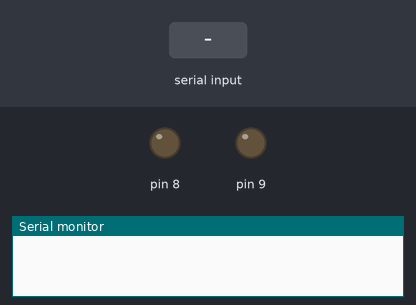
A sketch run on a simulated Arduino Uno, built with avr-gcc and run on an emulated ATmega328P. Parts: output pins drawn as LEDs (lit = HIGH), the last lines printed to the serial monitor. The inputs (shaded band) are chosen by the test bench.

Above: at 0.8 s.
0.9 s: "h" received over Serial
At 2.3 s:
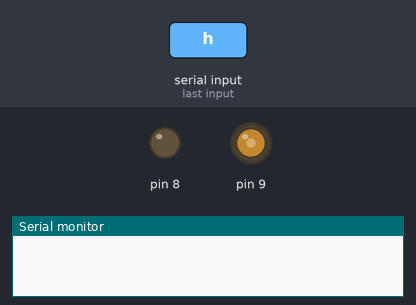
3.9 s: "g" received over Serial
At 5.1 s:
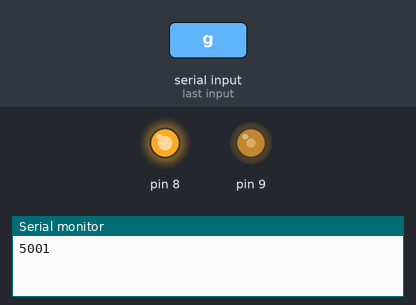
At 6.3 s:
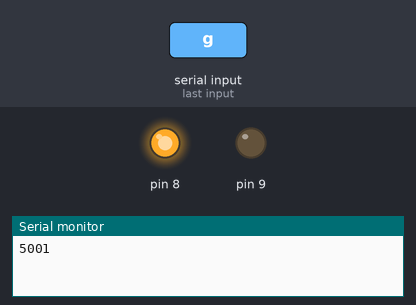
Timing chart, 0 to 7.8 s (numbered marks = the images above; inputs shaded):
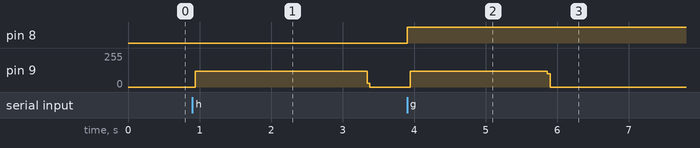

Measured:
- after the input at 0.9 s, pin 9: 0/255 → 119/255 at once, → 0/255 2.4 s later
- after the input at 3.9 s, pin 8: LOW → HIGH at once; pin 9: 0/255 → 120/255 at once, → 0/255 1.9 s later

The sketch:

stepmotor_big.ino
```cpp
int Distance = 0;
int d=1;
int flg=1;
char myCol[20];

void setup() {
  Serial.begin(9600);

  pinMode(8, OUTPUT);
  pinMode(9, OUTPUT);
  digitalWrite(8, LOW);
  digitalWrite(9, LOW);
  while(flg){
    Serial.readBytes(myCol, 1);
    if(strcmp(myCol, "h") == 0){
      flg = 0;
    }
  }
}

void loop() {
  if (Serial.available()){
  Serial.readBytes(myCol, 1);
  Serial.println(Distance);
  }


if(0 <= Distance && Distance <= 5000){

  if(d==1){
  digitalWrite(9, HIGH);
  if(Distance <= 1000){
    delayMicroseconds(150); }
   else if(Distance <= 2500){
    delayMicroseconds(150); }
  else{delayMicroseconds(300); }
//  delayMicroseconds(360 - int(40*log((3000-Distance)*3)));
  digitalWrite(9, LOW);
  if(Distance <= 1000){
    delayMicroseconds(150); }
   else if(Distance <= 2500){
    delayMicroseconds(150); }
  else{ delayMicroseconds(300); }
//  delayMicroseconds(360 - int(0*log((3000-Distance)*3)));
  }

//if(d==1){
//  digitalWrite(9, HIGH);
//  delayMicroseconds(6 + atan(Distance-2000));
//  digitalWrite(9, LOW);
//  delayMicroseconds(6 + atan(Distance-2000));
//}


  if(d==-1){
  digitalWrite(9, HIGH);
  if(Distance <= 1000){
    delayMicroseconds(300); }
   else if(Distance <= 2500){
    delayMicroseconds(150); }
  else{delayMicroseconds(150); }
//  delayMicroseconds(360 - int(40*log((3000-Distance)*3)));
  digitalWrite(9, LOW);
  if(Distance <= 1000){
    delayMicroseconds(300); }
   else if(Distance <= 2500){
    delayMicroseconds(150); }
  else{ delayMicroseconds(150); }
//  delayMicroseconds(360 - int(0*log((3000-Distance)*3)));
  }

 Distance = Distance + d;

  }

  if(strcmp(myCol, "g") == 0){
    digitalWrite(8, HIGH);
    d = -1;
     if(Distance > 5000){
      Distance = 5000;
    }
  }
  else if(strcmp(myCol, "h") == 0){
    digitalWrite(8, LOW);
    d = 1;
     if(Distance < 0){
      Distance = 0;
    }
  }
}
```
